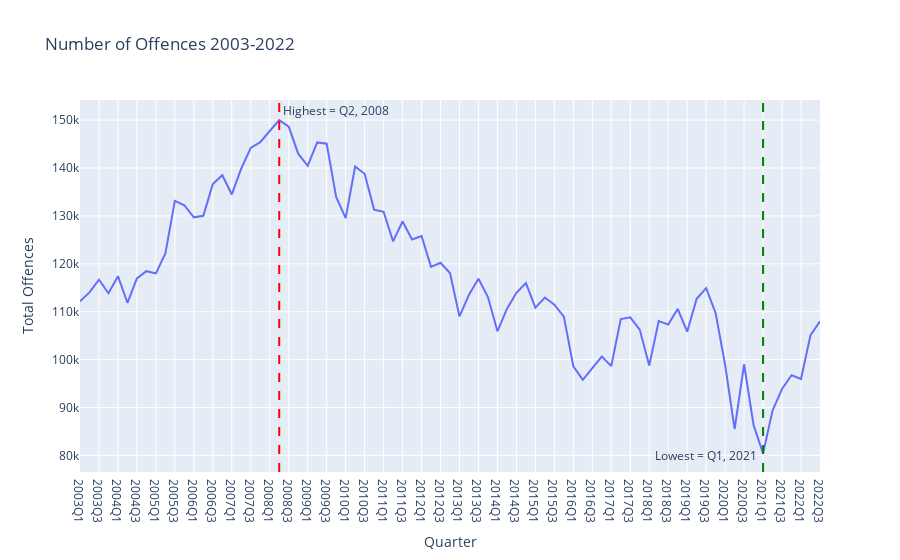

Write notebook code for a chart like this one.
### Markdown cell above
# Insight 1

### Code cell
# Visualise crime counts over time, marking the highest and lowest points

fig = px.line(  
    data_frame=quarters,    
    x=quarters.index,   y='VALUE', labels={'VALUE': 'Total Offences'},
    title='Number of Offences 2003-2022')

"""Add & Annotate vertical lines
https://plotly.com/python/text-and-annotations/"""

fig.add_vline(x='2008Q2', line_dash="dash", line_color="red")
fig.add_vline(x='2021Q1', line_dash="dash", line_color="green")


fig.add_annotation(x='2009Q4', y='152000',
            text="Highest = Q2, 2008",
            showarrow=False)

fig.add_annotation(x='2019Q3', y='80000',
            text="Lowest = Q1, 2021",
            showarrow=False)

fig.show()

### Figure 1 — Plotly figure (JSON) as saved in the notebook; plotly's stock layout.template omitted (floating-point values rounded to 4 significant figures)
{"data": [{"hovertemplate": "Quarter=%{x}<br>Total Offences=%{y}<extra></extra>", "legendgroup": "", "line": {"color": "#636efa", "dash": "solid"}, "marker": {"symbol": "circle"}, "mode": "lines", "name": "", "orientation": "v", "showlegend": false, "type": "scatter", "x": ["2003Q1", "2003Q2", "2003Q3", "2003Q4", "2004Q1", "2004Q2", "2004Q3", "2004Q4", "2005Q1", "2005Q2", "2005Q3", "2005Q4", "2006Q1", "2006Q2", "2006Q3", "2006Q4", "2007Q1", "2007Q2", "2007Q3", "2007Q4", "2008Q1", "2008Q2", "2008Q3", "2008Q4", "2009Q1", "2009Q2", "2009Q3", "2009Q4", "2010Q1", "2010Q2", "2010Q3", "2010Q4", "2011Q1", "2011Q2", "2011Q3", "2011Q4", "2012Q1", "2012Q2", "2012Q3", "2012Q4", "2013Q1", "2013Q2", "2013Q3", "2013Q4", "2014Q1", "2014Q2", "2014Q3", "2014Q4", "2015Q1", "2015Q2", "2015Q3", "2015Q4", "2016Q1", "2016Q2", "2016Q3", "2016Q4", "2017Q1", "2017Q2", "2017Q3", "2017Q4", "2018Q1", "2018Q2", "2018Q3", "2018Q4", "2019Q1", "2019Q2", "2019Q3", "2019Q4", "2020Q1", "2020Q2", "2020Q3", "2020Q4", "2021Q1", "2021Q2", "2021Q3", "2021Q4", "2022Q1", "2022Q2", "2022Q3"], "xaxis": "x", "y": [112168, 114033, 116684, 113854, 117415, 111861, 116956, 118460, 117989, 122143, 133123, 132220, 129691, 130014, 136670, 138493, 134474, 139895, 144184, 145395, 147719, 149985, 148648, 142983, 140457, 145332, 145058, 133942, 129534, 140296, 138790, 131308, 130853, 124667, 128834, 125092, 125808, 119356, 120210, 118061, 109004, 113533, 116865, 113054, 105906, 110569, 113945, 116000, 110859, 112949, 111456, 108961, 98613, 95779, 98227, 100632, 98642, 108459, 108817, 106264, 98740, 108029, 107308, 110562, 105827, 112697, 114904, 109671, 98909, 85465, 99022, 86302, 80416, 89373, 93887, 96755, 95945, 105111, 107998], "yaxis": "y"}], "layout": {"annotations": [{"showarrow": false, "text": "Highest = Q2, 2008", "x": "2009Q4", "y": "152000"}, {"showarrow": false, "text": "Lowest = Q1, 2021", "x": "2019Q3", "y": "80000"}], "legend": {"tracegroupgap": 0}, "shapes": [{"line": {"color": "red", "dash": "dash"}, "type": "line", "x0": "2008Q2", "x1": "2008Q2", "xref": "x", "y0": 0, "y1": 1, "yref": "y domain"}, {"line": {"color": "green", "dash": "dash"}, "type": "line", "x0": "2021Q1", "x1": "2021Q1", "xref": "x", "y0": 0, "y1": 1, "yref": "y domain"}], "title": {"text": "Number of Offences 2003-2022"}, "xaxis": {"anchor": "y", "domain": [0, 1], "title": {"text": "Quarter"}}, "yaxis": {"anchor": "x", "domain": [0, 1], "title": {"text": "Total Offences"}}}}
